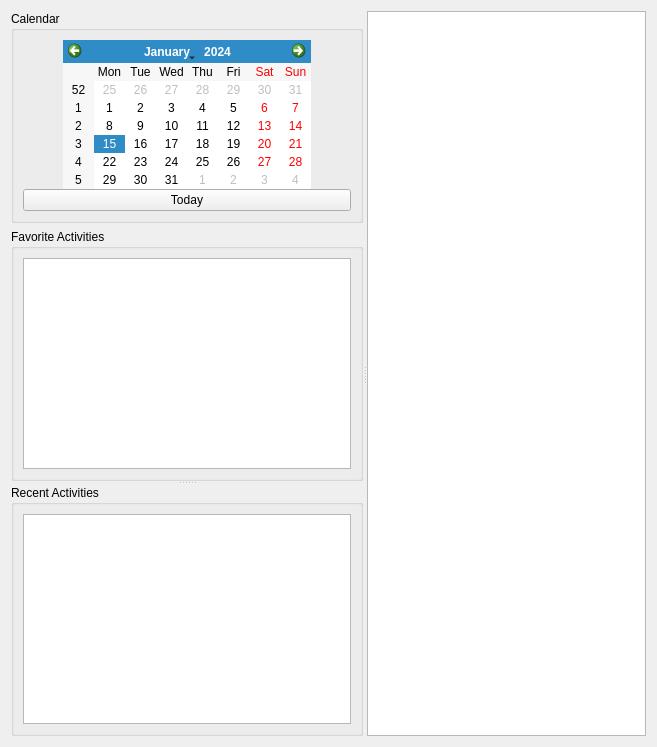
<?xml version="1.0" encoding="UTF-8"?>
<ui version="4.0">
 <class>KDayView</class>
 <widget class="QWidget" name="KDayView">
  <property name="geometry">
   <rect>
    <x>0</x>
    <y>0</y>
    <width>657</width>
    <height>747</height>
   </rect>
  </property>
  <property name="windowTitle">
   <string>Form</string>
  </property>
  <layout class="QHBoxLayout" name="horizontalLayout_3">
   <item>
    <widget class="QSplitter" name="main_splitter">
     <property name="orientation">
      <enum>Qt::Horizontal</enum>
     </property>
     <widget class="QWidget" name="layoutWidget">
      <layout class="QVBoxLayout" name="verticalLayout_2">
       <item>
        <widget class="QGroupBox" name="calendar_box">
         <property name="title">
          <string>Calendar</string>
         </property>
         <layout class="QVBoxLayout" name="verticalLayout" stretch="0,0">
          <property name="spacing">
           <number>0</number>
          </property>
          <property name="sizeConstraint">
           <enum>QLayout::SetMinimumSize</enum>
          </property>
          <item>
           <layout class="QHBoxLayout" name="horizontalLayout_4">
            <item>
             <spacer name="horizontalSpacer">
              <property name="orientation">
               <enum>Qt::Horizontal</enum>
              </property>
              <property name="sizeHint" stdset="0">
               <size>
                <width>40</width>
                <height>20</height>
               </size>
              </property>
             </spacer>
            </item>
            <item>
             <widget class="QCalendarWidget" name="calendar"/>
            </item>
            <item>
             <spacer name="horizontalSpacer_2">
              <property name="orientation">
               <enum>Qt::Horizontal</enum>
              </property>
              <property name="sizeHint" stdset="0">
               <size>
                <width>40</width>
                <height>20</height>
               </size>
              </property>
             </spacer>
            </item>
           </layout>
          </item>
          <item>
           <widget class="QPushButton" name="today_button">
            <property name="text">
             <string>Today</string>
            </property>
           </widget>
          </item>
         </layout>
        </widget>
       </item>
       <item>
        <widget class="QSplitter" name="vertical_splitter">
         <property name="sizePolicy">
          <sizepolicy hsizetype="Preferred" vsizetype="Expanding">
           <horstretch>0</horstretch>
           <verstretch>1</verstretch>
          </sizepolicy>
         </property>
         <property name="sizeIncrement">
          <size>
           <width>0</width>
           <height>0</height>
          </size>
         </property>
         <property name="orientation">
          <enum>Qt::Vertical</enum>
         </property>
         <widget class="QGroupBox" name="favorite_box">
          <property name="sizeIncrement">
           <size>
            <width>0</width>
            <height>0</height>
           </size>
          </property>
          <property name="title">
           <string>Favorite Activities</string>
          </property>
          <layout class="QHBoxLayout" name="horizontalLayout">
           <item>
            <widget class="dp::core::KActionTemplatesList" name="favorite_list">
             <property name="alternatingRowColors">
              <bool>true</bool>
             </property>
             <property name="selectionBehavior">
              <enum>QAbstractItemView::SelectRows</enum>
             </property>
             <property name="iconSize">
              <size>
               <width>0</width>
               <height>0</height>
              </size>
             </property>
             <property name="flow">
              <enum>QListView::TopToBottom</enum>
             </property>
             <property name="viewMode">
              <enum>QListView::ListMode</enum>
             </property>
            </widget>
           </item>
          </layout>
         </widget>
         <widget class="QGroupBox" name="recent_box">
          <property name="sizeIncrement">
           <size>
            <width>0</width>
            <height>0</height>
           </size>
          </property>
          <property name="title">
           <string>Recent Activities</string>
          </property>
          <layout class="QHBoxLayout" name="horizontalLayout_2">
           <item>
            <widget class="QListView" name="recent_list"/>
           </item>
          </layout>
         </widget>
        </widget>
       </item>
      </layout>
     </widget>
     <widget class="dp::core::KActionsTable" name="action_table">
      <property name="sizePolicy">
       <sizepolicy hsizetype="Expanding" vsizetype="Expanding">
        <horstretch>1</horstretch>
        <verstretch>0</verstretch>
       </sizepolicy>
      </property>
      <property name="editTriggers">
       <set>QAbstractItemView::DoubleClicked|QAbstractItemView::EditKeyPressed</set>
      </property>
      <property name="alternatingRowColors">
       <bool>true</bool>
      </property>
      <property name="selectionMode">
       <enum>QAbstractItemView::SingleSelection</enum>
      </property>
      <property name="selectionBehavior">
       <enum>QAbstractItemView::SelectRows</enum>
      </property>
      <property name="sortingEnabled">
       <bool>true</bool>
      </property>
      <attribute name="horizontalHeaderStretchLastSection">
       <bool>true</bool>
      </attribute>
     </widget>
    </widget>
   </item>
  </layout>
 </widget>
 <customwidgets>
  <customwidget>
   <class>dp::core::KActionsTable</class>
   <extends>QTableView</extends>
   <header>kactionstable.h</header>
  </customwidget>
  <customwidget>
   <class>dp::core::KActionTemplatesList</class>
   <extends>QListView</extends>
   <header>kactiontemplateslist.h</header>
  </customwidget>
 </customwidgets>
 <resources/>
 <connections/>
</ui>
